Frame 1 (no input): blank canvas, image omitted
Frame 60 (the mouse pressed at the canvas centre just before this capture): blank canvas, image omitted
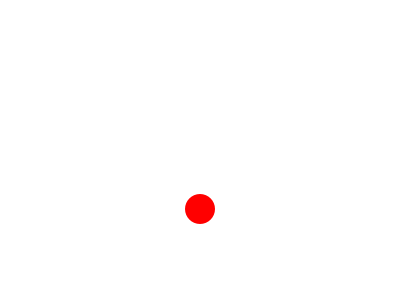
Frame 120 (the mouse held since frame 60 and released just before this capture)

The Processing sketch whose frames 1 and 60 were blank and that drew this single picture after the mouse press (run headless with seeded random() and noise(); from frame 60 on, the mouse is pressed at the canvas centre):

// Processing sketch: triggeredAnimationSolution
// ── triggeredAnimationSolution.pde
final int DIA = 30;
float x = -100; //so initially it's off the screen
float y; 

void setup() {
  size(400, 300);
  background(255);
}

void draw() {
  background(255);
  fill(255, 0, 0);
  noStroke();
  ellipse(x, y, DIA, DIA);
  y = y + 1; //drop it like it's hot
}

void mousePressed() {
  x = mouseX;
  y = mouseY;
}
